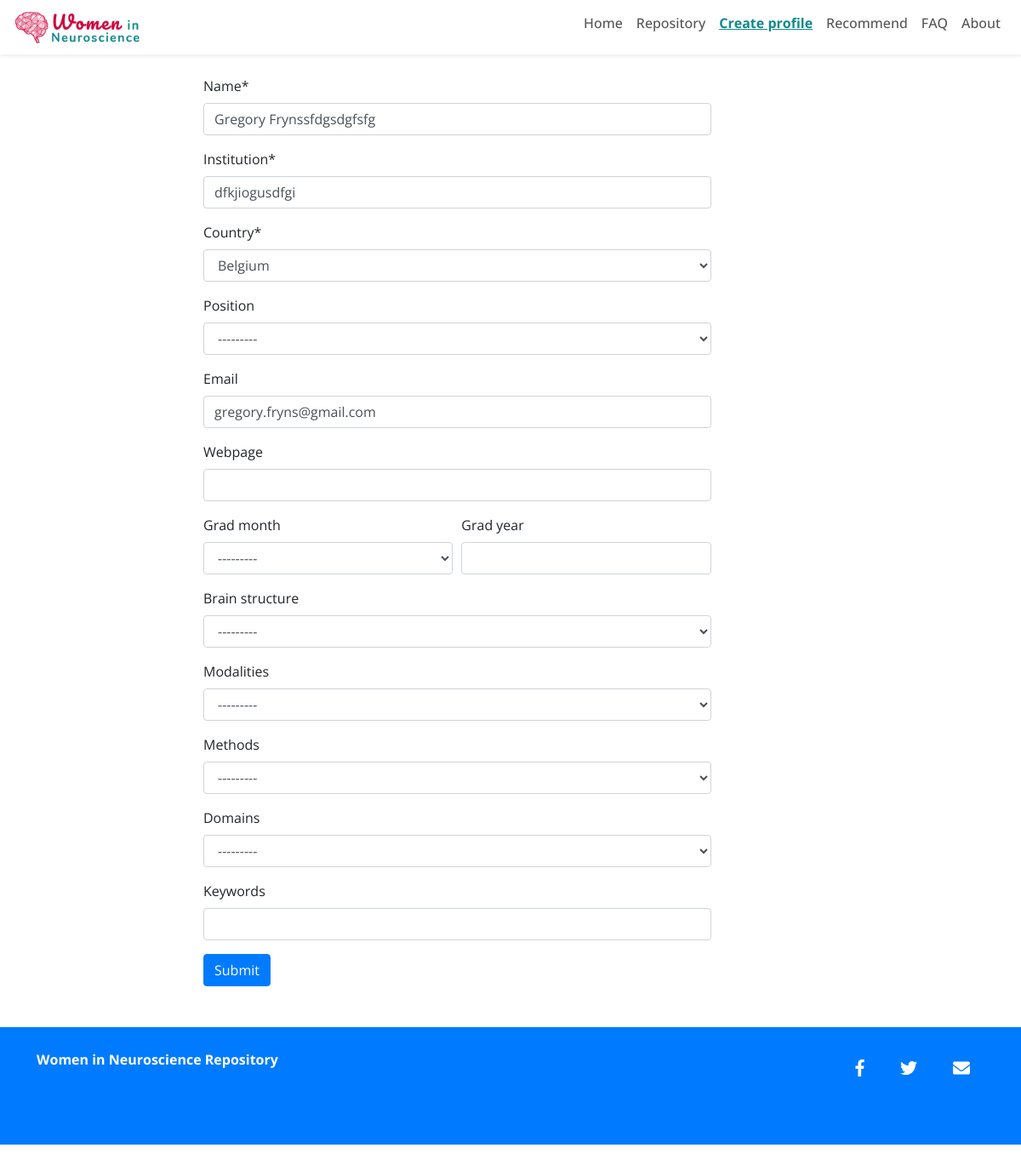
The app's page /list/10768/edit, older data.
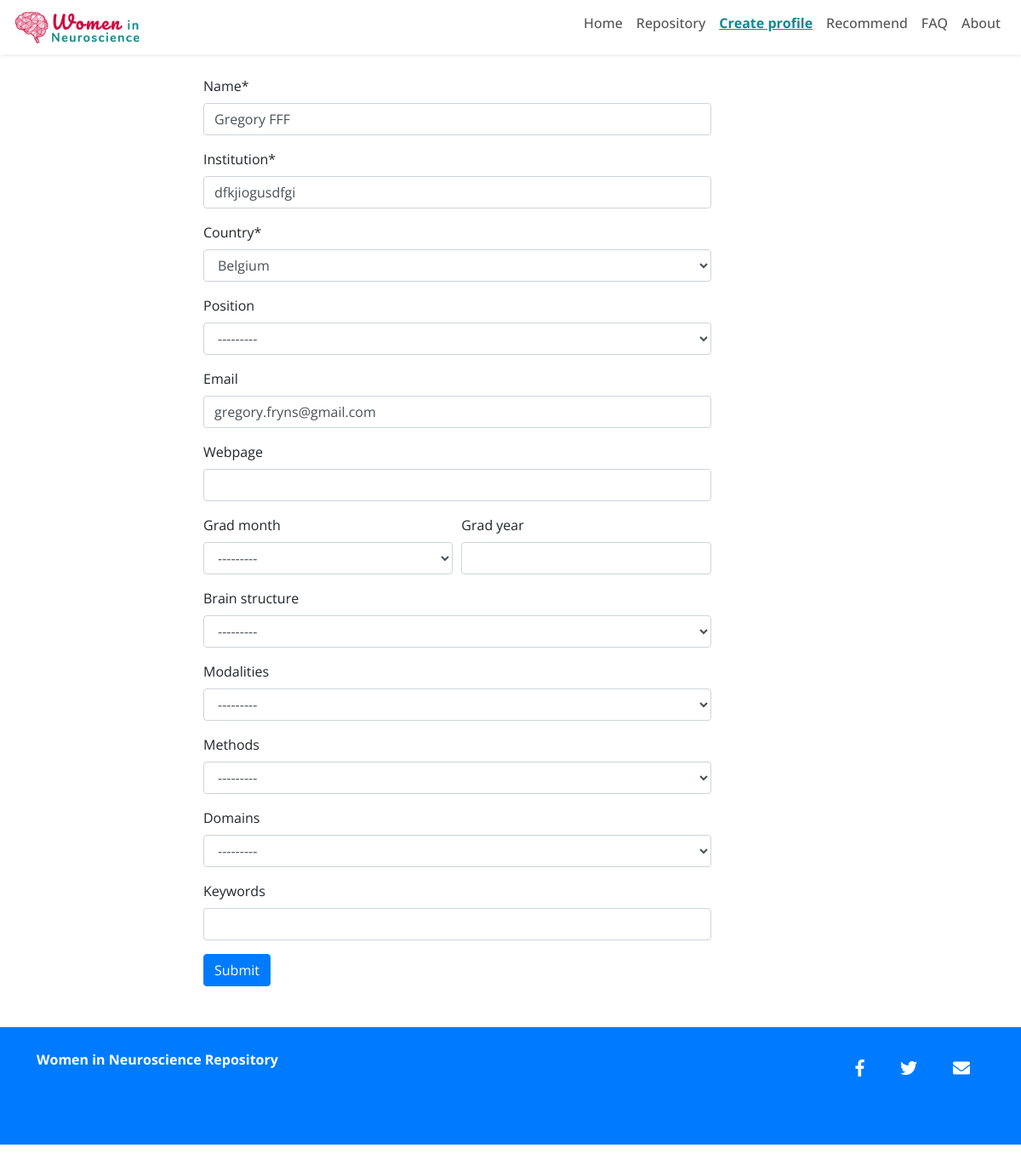
The same page, newer data.
### profiles/models.py (models this page shows, shortened)
class Profile(models.Model):
    PHD = 'PhD student'
    MDR = 'Medical Doctor'
    PDR = 'Post-doctoral researcher'
    SRE = 'Senior researcher/ scientist'
    LEC = 'Lecturer'
    ATP = 'Assistant Professor'
    ACP = 'Associate Professor'
    PRF = 'Professor'
    DIR = 'Group leader/ Director/ Head of Department'
    POSITION_CHOICES = (
        (PHD, 'PhD student'),
        (MDR, 'Medical Doctor'),
        (PDR, 'Post-doctoral researcher'),
        (SRE, 'Senior researcher/ scientist'),
        (LEC, 'Lecturer'),
        (ATP, 'Assistant Professor'),
        (ACP, 'Associate Professor'),
        (PRF, 'Professor'),
        (DIR, 'Group leader/ Director/ Head of Department')
    )
    MONTHS_CHOICES = (
        ('01', 'January'),
        ('02', 'February'),
        ('03', 'March'),
        ('04', 'April'),
        ('05', 'May'),
        ('06', 'June'),
        ('07', 'July'),
        ('08', 'August'),
        ('09', 'September'),
        ('10', 'October'),
        ('11', 'November'),
        ('12', 'December')
    )
    STRUCTURE_CHOICES = (
        ('N', 'Neuron'),
        ('L', 'Layer'),
        ('C', 'Column'),
        ('R', 'Region'),
        ('W', 'Whole Brain')
    )
    MODALITIES_CHOICES = (
        ('EP', 'Electrophysiology (EEG, MEG, ECoG)'),
        ('OE', 'Other electrophysiology'),
        ('MR', 'MRI'),
        ('PE', 'PET'),
        ('DT', 'DTI'),
        ('BH', 'Behavioural'),
        ('ET', 'Eye Tracking'),
        ('BS', 'Brain Stimulation'),
        ('GT', 'Genetics'),
        ('FN', 'fNIRS'),
        ('LE','Lesions and Inactivations'),
    )
    METHODS_CHOICES = (
        ('UV', 'Univariate'),
        ('MV', 'Multivariate'),
        ('PM', 'Predictive Models'),
        ('DC', 'DCM'),
        ('CT', 'Connectivity'),
        ('CM', 'Computational Modeling'),
        ('AM', 'Animal Models')
    )
    DOMAINS_CHOICES = (
        ('CG', 'Cognition (general)'),
        ('MM', 'Memory'),
        ('SS', 'Sensory systems'),
        ('MO', 'Motor Systems'),
        ('LG', 'Language'),
        ('EM', 'Emotion'),
        ('PN', 'Pain'),
        ('LE', 'Learning'),
        ('AT', 'Attention'),
        ('DE', 'Decision Making'),
        ('DV', 'Developmental'),
        ('SL', 'Sleep'),
        ('CN', 'Consciousness'),
        ('CL', 'Clinical (general)'),
        ('DM', 'Dementia'),
        ('PK', 'Parkinson'),
        ('DD', 'Other degenerative diseases'),
        ('PS', 'Psychiatry'),
        ('AD', 'Addiction'),
        ('ON', 'Oncology'),
        ('EV', 'Evolutionary'),
        ('CM', 'Cellular and Molecular'),
        ('BI', 'Bioinformatics'),
        ('NC', 'Neuropharmacology')
    )
    name = models.CharField(max_length=100, blank=False)
    email = models.EmailField(blank=True)
    webpage = models.URLField(blank=True)
    institution = models.CharField(max_length=100, blank=False)
    country = models.ForeignKey(Country, on_delete=models.CASCADE)
    position = models.CharField(max_length=50, choices=POSITION_CHOICES, blank=True)
    grad_month = models.CharField(max_length=2, choices=MONTHS_CHOICES, blank=True)
    grad_year = models.CharField(max_length=4, blank=True)
    brain_structure = MultiSelectField(choices=STRUCTURE_CHOICES, blank=True)
    modalities = MultiSelectField(choices=MODALITIES_CHOICES, blank=True)
    methods = MultiSelectField(choices=METHODS_CHOICES, blank=True)
    domains = MultiSelectField(choices=DOMAINS_CHOICES, blank=True)
    keywords = models.CharField(max_length=250, blank=True)
    publish_date = models.DateTimeField(default=timezone.now)
    last_updated = models.DateTimeField(auto_now=True)
    class Meta:
        ordering = ['name', 'institution', 'last_updated']

### profiles/views.py (the view, shortened to what this page needs)
# urls.py: path('list/<int:pk>/edit', views.UpdateProfile.as_view(), name='edit'),
class UpdateProfile(SuccessMessageMixin, UpdateView):
    model = Profile
    fields = [
        'name',
        'email',
        'webpage',
        'institution',
        'country',
        'position',
        'grad_month',
        'grad_year',
        'brain_structure',
        'modalities',
        'methods',
        'domains',
        'keywords',
    ]
    success_message = "The profile for %(name)s was updated successfully"

### profiles/models.py (called while the page is built)
    def __str__(self):
        return self.name

### profiles/templates/profiles/profile_form.html (shortened to what this page needs)
{% extends "base.html" %}
{% load static %}
{% load crispy_forms_tags %}
{% block css %}
	{{ block.super }}
	<link rel="stylesheet" type="text/css" href="{% static 'profiles/css/style.css' %}?v=3" />
{% endblock css %}
{% block nav-create-classes %}active{% endblock nav-create-classes %}
{% block content %}
<div class="col-lg-10 col-lg-offset-1">
	<form action="" method="post">
		{{ form.name|as_crispy_field }}
		{{ form.institution|as_crispy_field }}
		{{ form.country|as_crispy_field }}
		{{ form.position|as_crispy_field }}
		{{ form.email|as_crispy_field }}
		{{ form.webpage|as_crispy_field }}
	 	<div class="form-row">
		 	<div class="form-group col-md-6 mb-0">
			 	{{ form.grad_month|as_crispy_field }}
		 	</div>
		 	<div class="form-group col-md-6 mb-0">
			 	{{ form.grad_year|as_crispy_field }}
		 	</div>
	 	</div>
	 {{ form.brain_structure|as_crispy_field }}
	 {{ form.modalities|as_crispy_field }}
	 {{ form.methods|as_crispy_field }}
	 {{ form.domains|as_crispy_field }}
	 {{ form.keywords|as_crispy_field }}
	 <button type="submit" class="btn btn-primary pill-btn">
		 Submit
	 </button>
	</form>
</div>
{% endblock content %}

Row changes from the older to the newer data that the page shows:
changed Profile "dfkjiogusdfgi": name "Gregory Frynssfdgsdgfsfg" → "Gregory FFF"
